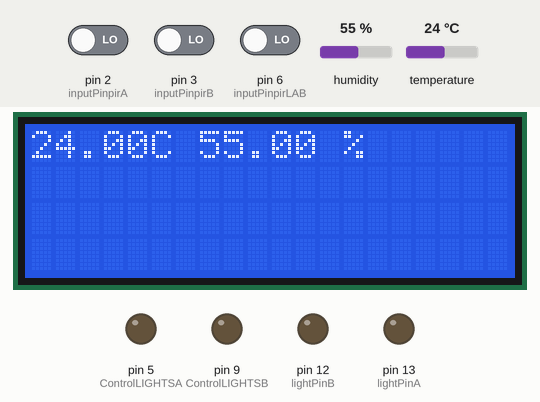
Simulated run of this sketch. Board: Arduino Uno, built with avr-gcc and run on an emulated ATmega328P. Shown: 20×4 character LCD, output pins drawn as LEDs (lit = HIGH). The inputs (shaded band) are chosen by the test bench; at power-on: pin 2 (inputPinpirA) LOW, pin 3 (inputPinpirB) LOW, pin 6 (inputPinpirLAB) LOW, humidity 55 %, temperature 24 °C.

Above: at 1.2 s.
1.3 s: pin 2 (inputPinpirA) driven HIGH
At 2.4 s:
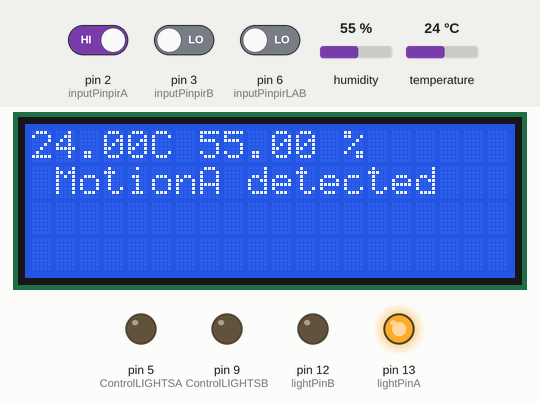
2.8 s: pin 3 (inputPinpirB) driven HIGH
At 3.5 s:
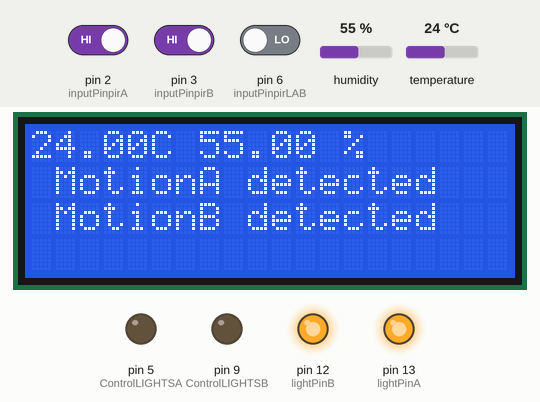
4.3 s: pin 2 (inputPinpirA) driven LOW
At 4.8 s:
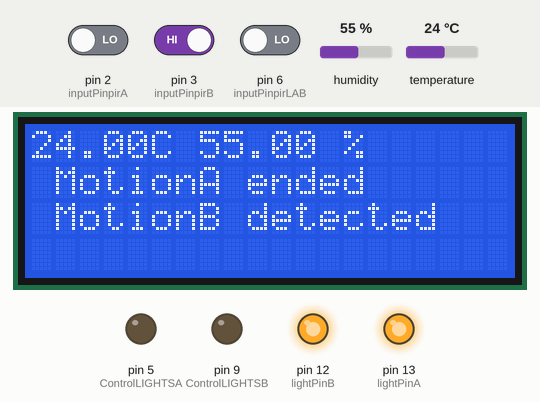
5.8 s: pin 3 (inputPinpirB) driven LOW
At 7.0 s:
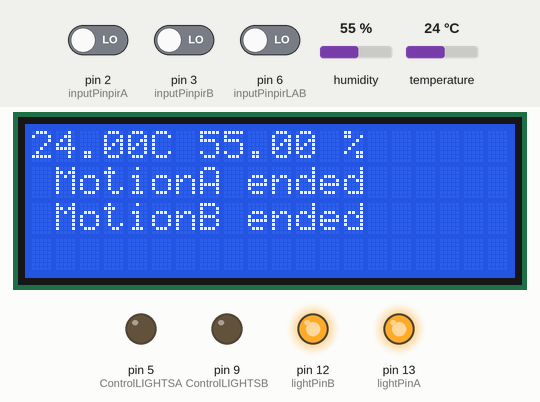
7.3 s: pin 2 (inputPinpirA) driven HIGH
At 8.1 s:
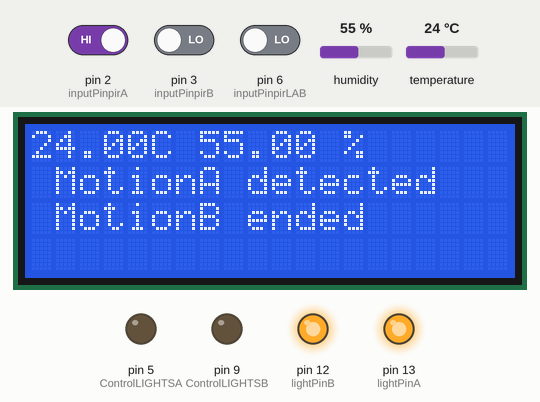
8.8 s: pin 3 (inputPinpirB) driven HIGH
At 9.3 s:
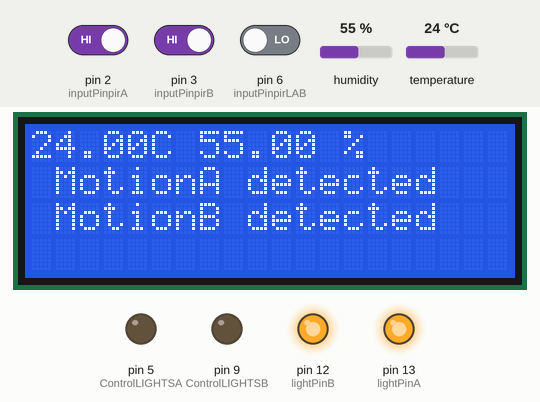
Timing chart, 0 to 11.3 s (numbered marks = the images above; inputs shaded):
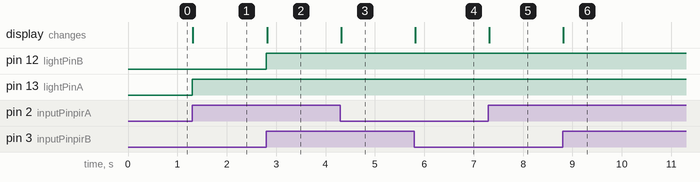

The sketch:

CODE.ino
```cpp
// I2C LCD screen demo
//Compatible with the Arduino IDE 1.0
//Library version:1.1
#include <Wire.h>
#include <LiquidCrystal_I2C.h>
LiquidCrystal_I2C lcd(0x3F,20,4); //ΟΘΟΝΗ 20Χ4
char screen[80]; // screen buffer
int col = 0;     // 0 to 19 column number for screen 1
unsigned long start_time; // Δημιούργησε μια μεταβλητή τύπου unsigned long integer με όνομα start_time
//Libraries
#include <DHT.h>; //ΒΙΒΛΙΟΘΗΚΗ ΑΙΣΘΗΤΗΡΑ DHT

//Constants
#define DHTPIN 7     // what pin we're connected to ,ΤΟ ΠΙΝ ΠΟΥ ΣΥΝΔΕΟΥΜΕ ΤΟΝ ΑΙΣΘΗΤΗΡΑ ΘΕΡΜΟΚΡΑΣΙΑΣ - ΥΓΡΑΣΙΑΣ
#define DHTTYPE DHT22   // DHT 22  (AM2302),ΤΥΠΟΣ ΑΙΣΘΗΤΗΡΑ,ΔΙΑΛΕΞΑΜΕ DHT22 ΩΣ ΠΙΟ ΑΞΙΟΠΙΣΤΟ
DHT dht(DHTPIN, DHTTYPE); //// Initialize DHT sensor for normal 16mhz Arduino
//Variables

float hum;  //Stores humidity value,ΤΙΜΗ ΥΓΡΑΣΙΑΣ
float temp; //Stores temperature value,ΤΙΜΗ ΘΕΡΜΟΚΡΑΣΙΑΣ
int lightPinA = 13; // choose the pin for the LightA -RELAY POSITION A,ΘΕΣΗ Α -ΠΙΝ ΠΟΥ ΣΥΝΔΕΕΤΑΙ ΜΕ ΤΟ ΡΕΛΕ ΓΙΑ ΤΗΝ ΕΝΕΡΓΟΠΟΙΗΣΗ ΤΟΥ ΑΝΤΙΣΤΟΙΧΟΥ ΦΩΤΟΣ(Α)
int inputPinpirA = 2; // choose the input pin (for PIR sensorA),ΕΔΩ Ο ΑΙΣΘΗΤΗΡΑΣ Α ΔΙΝΕΙ ΣΗΜΑ ΟΤΑΝ ΑΝΙΧΝΕΥΕΙ ΚΙΝΗΣΗ
int inputPinpirLAB = 6; // choose the input pin (for PIR LAB),ΕΔΩ Ο ΑΙΣΘΗΤΗΡΑΣ LAB ΔΙΝΕΙ ΣΗΜΑ ΟΤΑΝ ΑΝΙΧΝΕΥΕΙ ΚΙΝΗΣΗ
int pirStateA = LOW; // we start, assuming no motionAdetected to A SENSOR,ΥΠΟΘΕΤΩ ΑΡΧΙΚΑ ΟΤΙ ΔΕΝ ΕΧΩ ΚΙΝΗΣΗ ΣΤΟΝ Α ΑΣΘΗΤΗΡΑ
int valA = 0; // variable for reading the pinA status,ΜΕΤΑΒΛΗΤΗ ΠΟΥ ΔΙΑΒΑΖΕΙ ΤΟΝ Α ΑΙΣΘΗΤΗΡΑ
int valLAB = 0; // variable for reading the pinLAB status,ΜΕΤΑΒΛΗΤΗ ΠΟΥ ΔΙΑΒΑΖΕΙ ΤΟΝ LAB ΑΙΣΘΗΤΗΡΑ
int lightPinB = 12; // choose the pin for the LightB -RELAY POSITION B,ΘΕΣΗ Β -ΠΙΝ ΠΟΥ ΣΥΝΔΕΕΤΑΙ ΜΕ ΤΟ ΡΕΛΕ ΓΙΑ ΤΗΝ ΕΝΕΡΓΟΠΟΙΗΣΗ ΤΟΥ ΑΝΤΙΣΤΟΙΧΟΥ ΦΩΤΟΣ(Β)
int inputPinpirB = 3; // choose the input pin (for PIR sensorB),ΕΔΩ Ο ΑΙΣΘΗΤΗΡΑΣ Β ΔΙΝΕΙ ΣΗΜΑ ΟΤΑΝ ΑΝΙΧΝΕΥΕΙ ΚΙΝΗΣΗ
int pirStateB = LOW; // we start, assuming no motionBdetected,ΥΠΟΘΕΤΩ ΑΡΧΙΚΑ ΟΤΙ ΔΕΝ ΕΧΩ ΚΙΝΗΣΗ ΣΤΟΝ Β ΑΣΘΗΤΗΡΑ
int valB = 0; // variable for reading the pinB status,ΜΕΤΑΒΛΗΤΗ ΠΟΥ ΔΙΑΒΑΖΕΙ ΤΟΝ B ΑΙΣΘΗΤΗΡΑ
const int LDR=A0; //ΕΔΩ ΣΥΝΔΕΩ ΤΗΝ ΦΩΤΟΑΝΤΙΣΤΑΣΗ LDR ΓΙΑ ΝΑ ΔΙΑΒΑΖΩ ΤΟ ΕΠΙΠΕΔΟ ΦΩΤΕΙΝΟΤΗΤΑΣ
int input=0;
int brightness=0;
const int ControlLIGHTSA=5; //ΕΔΩ ΣΥΝΔΕΩ ΤΑ LED ΥΨΗΛΗΣ ΦΩΤΕΙΝΟΤΗΤΑΣ ΠΟΥ ΕΝΕΡΓΟΠΟΙΟΥΝΤΑΙ ΑΝΑΛΟΓΑ ΜΕ ΤΟ ΕΠΙΠΕΔΟ ΣΚΟΤΑΔΙΟΥ,PWM PIN
const int ControlLIGHTSB=9; //ΕΔΩ ΣΥΝΔΕΩ ΤΑ LED ΥΨΗΛΗΣ ΦΩΤΕΙΝΟΤΗΤΑΣ ΠΟΥ ΕΝΕΡΓΟΠΟΙΟΥΝΤΑΙ ΑΝΑΛΟΓΑ ΜΕ ΤΟ ΕΠΙΠΕΔΟ ΣΚΟΤΑΔΙΟΥ,PIN PWM

void setup() {
pinMode(lightPinA, OUTPUT); // declare LightA as output,ΕΔΩ ΟΡΙΖΕΤΑΙ ΩΣ ΕΞΟΔΟΣ ΤΟ ΠΙΝ 13
pinMode(inputPinpirA, INPUT); // declare sensorA as input,ΕΔΩ ΟΡΙΖΕΤΑΙ ΩΣ ΕΙΣΟΔΟΣ ΤΟ ΣΗΜΑ ΤΟΥ ΑΙΣΘΗΤΗΡΑ PIR A
pinMode(lightPinB, OUTPUT); // declare LightB as output,ΕΔΩ ΟΡΙΖΕΤΑΙ ΩΣ ΕΞΟΔΟΣ ΤΟ ΠΙΝ 12
pinMode(inputPinpirLAB, INPUT); //ΕΔΩ ΟΡΙΖΕΤΑΙ ΩΣ ΕΙΣΟΔΟΣ ΤΟ ΣΗΜΑ ΤΟΥ ΑΙΣΘΗΤΗΡΑ PIR LAB
pinMode(inputPinpirB, INPUT); // declare sensorB as input,ΕΔΩ ΟΡΙΖΕΤΑΙ ΩΣ ΕΙΣΟΔΟΣ ΤΟ ΣΗΜΑ ΤΟΥ ΑΙΣΘΗΤΗΡΑ PIR B
pinMode(ControlLIGHTSA,OUTPUT); //ΕΔΩ ΟΡΙΖΕΤΑΙ ΩΣ ΕΞΟΔΟΣ ΤΟ ΠΙΝ 5,PWM PIN
pinMode(ControlLIGHTSB,OUTPUT); //ΕΔΩ ΟΡΙΖΕΤΑΙ ΩΣ ΕΞΟΔΟΣ ΤΟ ΠΙΝ 9,PWM PIN
 lcd.init(); // ΑΡΧΙΚΟΠΟΙΗΣΗ ΟΘΟΝΗΣ
  lcd.backlight();
  lcd.clear(); // clear screen ,ΚΑΘΑΡΙΣΕ ΟΘΟΝΗ
Serial.begin(9600); //ΣΕΙΡΙΑΚΗ ΕΠΙΚΟΙΝΩΝΙΑ..
dht.begin(); //ΘΕΡΜΟΜΕΤΡΟ DHT,ΞΕΚΙΝΑ..
}
void loop(){
//Read data and store it to variables hum and temp,ΔΙΑΒΑΖΩ ΜΕΤΡΗΣΕΙΣ ΚΑΙ ΤΙΣ ΑΠΟΘΗΚΕΥΩ ΣΤΙΣ ΜΕΤΑΒΛΗΤΕΣ hum and temp
    hum = dht.readHumidity();
    temp= dht.readTemperature();

lcd.setCursor(0,0); // Η ΟΘΟΝΗ LCD ΘΑ ΔΕΙΞΕΙ ΘΕΡΜΟΚΡΑΣΙΑ ΚΑΙ ΥΓΡΑΣΙΑ % ΣΤΗΝ ΠΡΩΤΗ ΓΡΑΜΜΗ
  lcd.print( temp );
   lcd.print( "C ");
lcd.setCursor(7,0);
lcd.print( hum );
lcd.print(" % ");
  start_time=millis(); //ΑΡΧΙΖΩ ΤΟ ΧΡΟΝΟΜΕΤΡΟ
while (millis() - start_time < 100000) { // Εφόσον δεν πέρασαν 100 δευτ κάνε:   (100 ΔΕΥΤΕΡΟΛΕΠΤΑ ΕΙΝΑΙ Η ΧΡΟΝΟΚΑΘΥΣΤΕΡΗΣΗ ΠΟΥ ΔΙΝΟΥΜΕ ΑΠΟ ΟΤΑΝ ΘΑ ΑΝΙΧΝΕΥΤΕΙ ΚΙΝΗΣΗ ΜΕΧΡΙ ΝΑ ΔΩΣΕΙ ΕΝΤΟΛΗ ΝΑ ΣΒΗΣΕΙ ΤΟ ΦΩΣ)

valLAB = digitalRead(inputPinpirLAB); // read inputA val,ΔΙΑΒΑΣΕ ΤΗΝ ΕΝΔΕΙΞΗ ΤΟΥ ΑΙΣΘΗΤΗΡΑ-PIR LAB
if (valLAB == HIGH) {   // ΣΤΑΔΙΑΚΟΣ ΦΩΤΙΜΟΣ ΕΡΓΑΣΤΗΡΙΑΚΟΥ ΠΙΝΑΚΑ ΕΛΕΓΧΟΥ ΕΑΝ ΑΝΙΧΝΕΥΤΕΙ ΚΙΝΗΣΗ ΑΠΟ ΤΟΝ ΑΙΣΘΗΤΗΡΑ PIR ΤΟΥ ΕΡΓΑΣΤΗΡΙΟΥ
    input = analogRead(LDR); //ΔΙΑΒΑΖΩ ΤΗΝ ΦΩΤΟΑΝΤΙΣΤΑΣΗ LDR 0-1023 ΤΙΜΕΣ , ΜΕ ΜΕΓΑΛΕΣ ΤΙΜΕΣ ΝΑ ΔΙΝΕΙ ΣΤΟ ΣΚΟΤΑΔΙ
 brightness = map(input,480,1023,0,255); //ΔΗΜΙΟΥΡΓΩ ΕΝΑ ΧΑΡΤΗ ΠΟΥ ΑΝΤΙΣΤΟΙΧΕΙ ΤΗΝ ΣΚΟΤΕΙΝΟΤΗΤΑ ΠΟΥ ΔΙΑΒΑΖΕΙ ΑΠΟ ΤΗΝ LDR ΜΕ ΤΗΝ ΦΩΤΕΙΝΟΤΗΤΑ-brightness ΠΟΥ ΧΕΙ ΜΕΓΙΣΤΗ ΤΙΜΗ 255
 analogWrite(ControlLIGHTSA,brightness); // ΕΔΩ ΣΤΑ LED ΥΨΗΛΗΣ ΦΩΤΕΙΝΟΤΗΤΑΣ ΔΙΝΩ ΕΝΤΟΛΗ ΝΑ ΑΝΑΨΟΥΝ ΑΝΑΛΟΓΑ ΜΕ ΤΗΝ brightness
 analogWrite(ControlLIGHTSB,brightness); // ΕΔΩ ΣΤΑ LED ΥΨΗΛΗΣ ΦΩΤΕΙΝΟΤΗΤΑΣ ΔΙΝΩ ΕΝΤΟΛΗ ΝΑ ΑΝΑΨΟΥΝ ΑΝΑΛΟΓΑ ΜΕ ΤΗΝ brightness
 } else {digitalWrite(ControlLIGHTSA,LOW); //ΑΛΛΙΩΣ ΣΒΗΣΕ ΤΑ ΦΩΤΑΚΙΑ ΤΟΥ CONTROL PANEL(ΜΕΣΑ ΣΤΟ ΕΡΓΑΣΤΗΡΙΟ)
 digitalWrite(ControlLIGHTSB,LOW);}

valA = digitalRead(inputPinpirA); // read inputA value,ΔΙΑΒΑΣΕ ΤΗΝ ΕΝΔΕΙΞΗ ΤΟΥ ΑΙΣΘΗΤΗΡΑ-PIR Α
valB = digitalRead(inputPinpirB); // read inputB value,ΔΙΑΒΑΣΕ ΤΗΝ ΕΝΔΕΙΞΗ ΤΟΥ ΑΙΣΘΗΤΗΡΑ-PIR B

if (valA == HIGH) { // check if the inputA is HIGH,ΕΑΝ ΑΝΙΧΝΕΥΤΕΙ ΚΙΝΗΣΗ ΑΠΟ ΤΟΝ ΑΙΣΘΗΤΗΡΑ Α ...
digitalWrite(lightPinA, HIGH);// turn LightA ON,ΑΝΑΨΕ ΤΑ ΦΩΤΑ Α ΜΕΣΩ ΤΟΥ ΡΕΛΕ
if (pirStateA == LOW) {
// we have just turned on A

lcd.setCursor(0,1); //ΓΡΑΨΕ ΣΤΗΝ 2η ΓΡΑΜΜΗ ΚΙΝΗΣΗ ΣΤΟΝ Α ΔΙΑΔΡΟΜΟ
lcd.print(" MotionA detected   ");

pirStateA = HIGH;  //ΔΗΛΩΝΩ ΤΟΤΕ ΤΗΝ ΚΑΤΑΣΤΑΣΗ ΤΟΥ Α ΩΣ HIGH
}   //ΑΛΛΙΩΣ ΕΑΝ ΔΕΝ ΑΝΙΧΝΕΥΤΕΙ ΚΙΝΗΣΗ.....
} else {                   ////ΑΛΛΙΩΣ ΕΑΝ ΔΕΝ ΑΝΙΧΝΕΥΤΕΙ ΚΙΝΗΣΗ.....

if (pirStateA == HIGH){


lcd.setCursor(0,1);  //ΓΡΑΨΕ ΣΤΗΝ 2η ΓΡΑΜΜΗ Η ΚΙΝΗΣΗ ΣΤΟΝ Α ΔΙΑΔΡΟΜΟ ΤΕΡΜΑΤΙΣΤΗΚΕ ( Η ΟΘΟΝΗ ΔΕΙΧΝΕΙ REAL TIME ΤΗΝ ΚΙΝΗΣΗ Ή ΟΧΙ ΣΤΗΝ ΕΜΒΕΛΕΙΑ ΤΩΝ ΑΙΣΘΗΤΗΡΩΝ)
lcd.println(" MotionA ended      ");

pirStateA = LOW;  //ΤΟΤΕ ΔΗΛΩΣΕ ΟΤΙ Η ΚΑΤΑΣΤΑΣΗ ΤΟΥ Α ΕΙΝΑΙ LOW
}
}  //ΟΜΟΙΑ ΔΙΑΔΙΚΑΣΙΑ ΓΙΑ ΤΟΝ ΑΙΣΘΗΤΗΡΑ Β
if (valB == HIGH) {
digitalWrite(lightPinB, HIGH);
if (pirStateB == LOW) {


lcd.setCursor(0,2);
lcd.print(" MotionB detected   ");

pirStateB = HIGH;
}
} else {

if (pirStateB == HIGH){


lcd.setCursor(0,2);
lcd.print(" MotionB ended     ");

pirStateB = LOW;
}
}
}


 lcd.setCursor(0,3);
lcd.print("   GYMNASIO BRYSWN");
//ΕΑΝ Η ΚΑΤΑΣΤΑΣΗ ΤΩΝ ΑΙΣΘΗΤΗΡΩΝ Α ΚΑΙ Β ΕΙΝΑΙ LOW-ΔΕΝ ΑΝΙΧΝΕΥΕΤΑΙ ΚΙΝΗΣΗ ΣΒΗΣΕ ΤΑ ΦΩΤΑ(ΔΩΕΣΕ ΣΤΟ ΡΕΛΕ ΕΝΤΟΛΗ ΝΑ ΣΒΗΣΟΥΝ ΤΑ ΦΩΤΑ)ΕΑΝ ΕΧΕΙ ΠΡΩΤΥΣΤΕΡΑ ΑΝΙΧΝΕΥΤΕΙ ΚΙΝΗΣΗ ΜΕΤΡΑΕΙ ΤΟ ΧΡΟΝΟΜΕΤΡΟ 100sec ΜΕΤΑ ΤΟΝ ΤΕΡΜΑΤΙΣΜΟ ΤΗΣ ΓΙΑ ΝΑ ΣΒΗΣΕΙ ΤΑ ΦΩΤΑ
if (valA == LOW) {digitalWrite(lightPinA, LOW);}
 if (valB == LOW) {digitalWrite(lightPinB, LOW);}

}
```

Measured:
- after the input at 1.3 s, pin 13 (lightPinA): LOW → HIGH at once; the display: changes at once (image 1)
- after the input at 2.8 s, pin 12 (lightPinB): LOW → HIGH at once; the display: changes at once (image 2)
- after the input at 4.3 s, the display: changes at once (image 3)
- after the input at 5.8 s, the display: changes at once (image 4)
- after the input at 7.3 s, the display: changes at once (image 5)
- after the input at 8.8 s, the display: changes at once (image 6)
